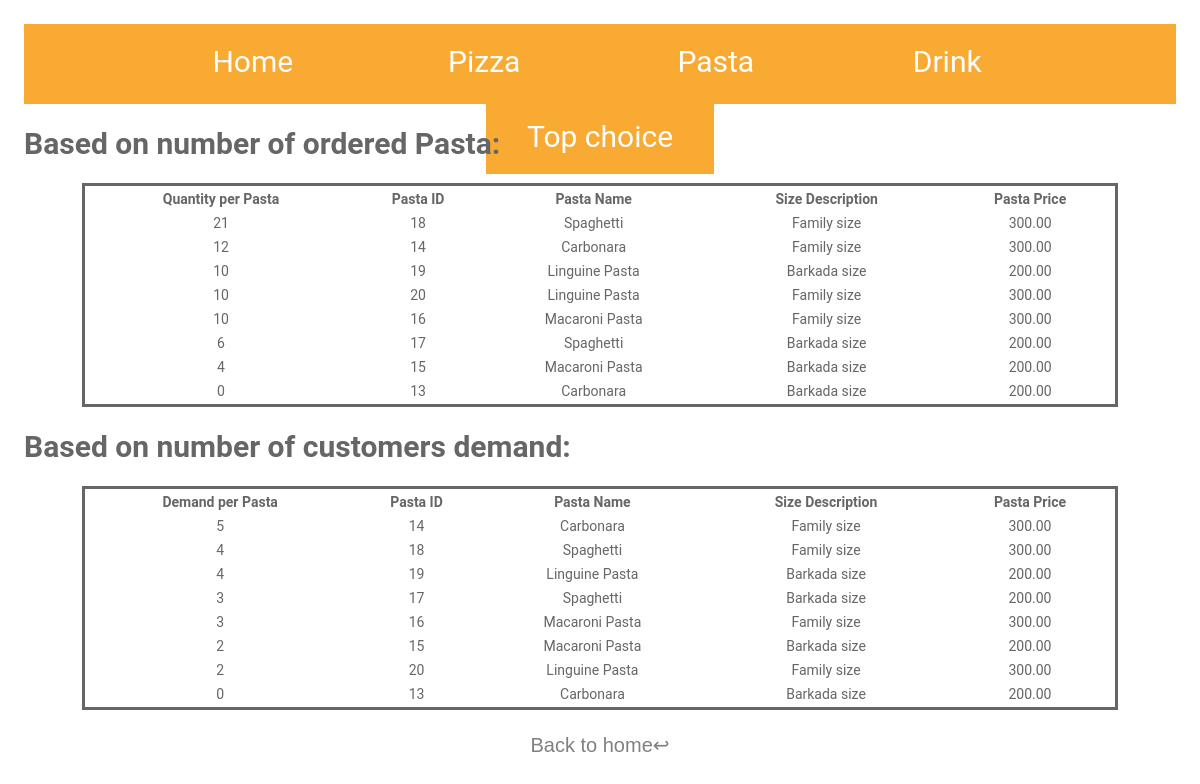
/pasta.php, run on the app's committed database.
### tables this page shows
CREATE TABLE `product` (
  `PRODUCT_ID` int(8) NOT NULL,
  `PRODUCT_PRICE` decimal(12,2) NOT NULL,
  `PRODUCT_NAME` varchar(20) NOT NULL,
  `SIZE_DESCRIPTION` varchar(15) DEFAULT NULL,
  `PRODUCT_TYPE` varchar(20) NOT NULL
);

### pasta.php (the view, shortened to what this page needs)
<!DOCTYPE html>
<html>
<head>
	<link rel="stylesheet" href="CSS/PPOS.css">
</head>
<body>
	<div class="box">
			 <form class="format" action="include/report.inc.php" method="post">
			 		<ul>
					 	<li><button class="admin_btn" type="submit" name="home">Home</button></li>
						<li><button class="admin_btn" type="submit" name="pizza">Pizza</button></li>
						<li><button class="admin_btn" type="submit" name="pasta">Pasta</button></li>
						<li><button class="admin_btn" type="submit" name="drink">Drink</button></li>
						<li><button class="admin_btn" type="submit" name="top_choice">Top choice</button></li>
					</ul>
					<br>
			        <h3>Based on number of ordered Pasta:</h3>
			        <table width="90%" style="border: solid;  margin-left: auto; margin-right: auto;">
			        	<?php
						$dbservername = "localhost";
						$dbusername = "root";
						$dbpwd = "";
						$dbname = "pizza_and_pasta";
						$conn = mysqli_connect($dbservername, $dbusername, $dbpwd, $dbname);
							$sql = "SELECT SUM(QUANTITY) AS QUANTITY_PER_PASTA,product.PRODUCT_ID, PRODUCT_NAME, SIZE_DESCRIPTION, PRODUCT_PRICE
								FROM order_list
								RIGHT JOIN product
								ON product.PRODUCT_ID = order_list.PRODUCT_ID
								WHERE product.PRODUCT_TYPE = 'Pasta'
								GROUP BY product.PRODUCT_ID
								ORDER BY SUM(QUANTITY) DESC;";
						$result = mysqli_query($conn, $sql);
						?>
						<tr>
							<th>Quantity per Pasta</th>
							<th>Pasta ID</th>
							<th>Pasta Name</th>
							<th>Size Description</th>
							<th>Pasta Price</th>
						</tr>
						<?php
						while($rows=mysqli_fetch_assoc($result))
						{
							if($rows['QUANTITY_PER_PASTA'] == null)
							{
								$rows['QUANTITY_PER_PASTA'] = 0;
							}
						?>
						<br>
						<tr>
							<td style="text-align: center;"><?php echo $rows['QUANTITY_PER_PASTA'];?></td>
							<td style="text-align: center;"><?php echo $rows['PRODUCT_ID'];?></td>
							<td style="text-align: center;"><?php echo $rows['PRODUCT_NAME'];?></td>
							<td style="text-align: center;"><?php echo $rows['SIZE_DESCRIPTION'];?></td>
							<td style="text-align: center;"><?php echo $rows['PRODUCT_PRICE'];}?></td>
						</tr>
			        </table>
			       	<br>
					   <h3>Based on number of customers demand:</h3>
			        <table width="90%" style="border: solid;  margin-left: auto; margin-right: auto;">
			        	<?php
							$sql = "SELECT COUNT(order_list.ORDER_ID) AS DEMAND, product.PRODUCT_ID, PRODUCT_NAME, SIZE_DESCRIPTION, PRODUCT_PRICE
								FROM order_list
								RIGHT JOIN product
								ON product.PRODUCT_ID = order_list.PRODUCT_ID
								WHERE PRODUCT_TYPE = 'Pasta'
								GROUP BY product.PRODUCT_ID
								ORDER BY COUNT(order_list.ORDER_ID) DESC;";
						$result = mysqli_query($conn, $sql);
						?>
						<tr>
							<th>Demand per Pasta</th>
							<th>Pasta ID</th>
							<th>Pasta Name</th>
							<th>Size Description</th>
							<th>Pasta Price</th>
						</tr>
						<?php
						while($rows=mysqli_fetch_assoc($result))
						{
						?>
						<br>
						<tr>
							<td style="text-align: center;"><?php echo $rows['DEMAND'];?></td>
							<td style="text-align: center;"><?php echo $rows['PRODUCT_ID'];?></td>
							<td style="text-align: center;"><?php echo $rows['PRODUCT_NAME'];?></td>
							<td style="text-align: center;"><?php echo $rows['SIZE_DESCRIPTION'];?></td>
							<td style="text-align: center;"><?php echo $rows['PRODUCT_PRICE'];}?></td>
						</tr>
			        </table>
			        		  <div class="btn-block">
				              <button class="btn" type="submit" name="back_home">Back to home↩</button>
				              </div>
		     </form>
	</div>
</body>
</html>

### CSS/PPOS.css (style rules this page uses)
* { margin: 0; padding: 0; }
html, body { min-height: 50%; }
body, div, form, input, select, textarea, p, a { padding: 0; margin: 0; outline: none; font-family: Roboto, Arial, sans-serif; font-size: 14px; color: #666; line-height: 22px; background-color: transparent; }
h3 { font-family: Roboto, Arial, sans-serif; font-size: 30px; line-height: 35px; }
.box { display: flex; justify-content: center; align-items: center; }
form { width: 50%; padding: 2%; box-shadow: 0 0 25px 0 #646d81; background-color: white; }
.btn-block { margin-top: 10px; text-align: center; }
button { width: 150px; padding: 10px; border: none; border-radius: 5px; background: #344955; font-size: 16px; color: #fff; cursor: pointer; }
.btn { width: 600px; height: 50px; padding: 10px; border: none; border-radius: 0px; background: transparent; font-size: 20px; color: gray; cursor: pointer; }
.format { width: 100%; padding: 2%; box-shadow: 0 0 25px 0 #646d81; background-color: white; }
ul { background-color: #f9aa33; height: 80px; width: auto; text-align: center; }
ul li { background-color: #f9aa33; display:inline-block; cursor: grab; padding: 10px 14px; }
ul li button { font-family: Roboto, Arial, sans-serif; font-size: 30px; line-height: 35px; color: white; text-decoration: none; background: #f9aa33; width: 200px; }

### data on the page
product: QUANTITY_PER_PASTA "21", PRODUCT_ID "18", PRODUCT_NAME "Spaghetti", SIZE_DESCRIPTION "Family size", PRODUCT_PRICE "300.00", DEMAND "4"
product: QUANTITY_PER_PASTA "12", PRODUCT_ID "14", PRODUCT_NAME "Carbonara", SIZE_DESCRIPTION "Family size", PRODUCT_PRICE "300.00", DEMAND "5"
product: QUANTITY_PER_PASTA "10", PRODUCT_ID "19", PRODUCT_NAME "Linguine Pasta", SIZE_DESCRIPTION "Barkada size", PRODUCT_PRICE "200.00", DEMAND "4"
product: QUANTITY_PER_PASTA "10", PRODUCT_ID "20", PRODUCT_NAME "Linguine Pasta", SIZE_DESCRIPTION "Family size", PRODUCT_PRICE "300.00", DEMAND "2"
product: QUANTITY_PER_PASTA "10", PRODUCT_ID "16", PRODUCT_NAME "Macaroni Pasta", SIZE_DESCRIPTION "Family size", PRODUCT_PRICE "300.00", DEMAND "3"
product: QUANTITY_PER_PASTA "6", PRODUCT_ID "17", PRODUCT_NAME "Spaghetti", SIZE_DESCRIPTION "Barkada size", PRODUCT_PRICE "200.00", DEMAND "3"
product: QUANTITY_PER_PASTA "4", PRODUCT_ID "15", PRODUCT_NAME "Macaroni Pasta", SIZE_DESCRIPTION "Barkada size", PRODUCT_PRICE "200.00", DEMAND "2"
product: QUANTITY_PER_PASTA "0", PRODUCT_ID "13", PRODUCT_NAME "Carbonara", SIZE_DESCRIPTION "Barkada size", PRODUCT_PRICE "200.00", DEMAND "0"
